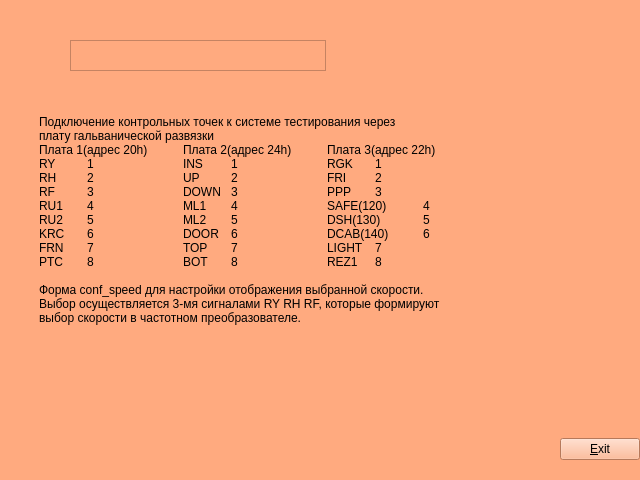
<?xml version="1.0" encoding="UTF-8"?>
<ui version="4.0">
 <class>Form_help</class>
 <widget class="QWidget" name="Form_help">
  <property name="geometry">
   <rect>
    <x>0</x>
    <y>0</y>
    <width>640</width>
    <height>480</height>
   </rect>
  </property>
  <property name="windowTitle">
   <string>Form</string>
  </property>
  <property name="styleSheet">
   <string notr="true">background:rgb(255, 170, 127)</string>
  </property>
  <widget class="QWidget" name="gridLayoutWidget">
   <property name="geometry">
    <rect>
     <x>-1</x>
     <y>419</y>
     <width>641</width>
     <height>61</height>
    </rect>
   </property>
   <layout class="QGridLayout" name="gridLayout">
    <item row="0" column="0">
     <spacer name="horizontalSpacer">
      <property name="orientation">
       <enum>Qt::Horizontal</enum>
      </property>
      <property name="sizeHint" stdset="0">
       <size>
        <width>40</width>
        <height>20</height>
       </size>
      </property>
     </spacer>
    </item>
    <item row="0" column="1">
     <widget class="QPushButton" name="pushButton_h_exit">
      <property name="text">
       <string>&amp;Exit</string>
      </property>
     </widget>
    </item>
   </layout>
  </widget>
  <widget class="QLabel" name="label_for_text">
   <property name="geometry">
    <rect>
     <x>19</x>
     <y>30</y>
     <width>601</width>
     <height>381</height>
    </rect>
   </property>
   <property name="styleSheet">
    <string notr="true">background:rgb(255, 170, 127)</string>
   </property>
   <property name="text">
    <string/>
   </property>
  </widget>
  <widget class="QLabel" name="label_h_info">
   <property name="geometry">
    <rect>
     <x>39</x>
     <y>70</y>
     <width>581</width>
     <height>341</height>
    </rect>
   </property>
   <property name="text">
    <string>Подключение контрольных точек к системе тестирования через
плату гальванической развязки
Плата 1(адрес 20h)	Плата 2(адрес 24h)	Плата 3(адрес 22h)
RY	1		INS	1		RGK	1
RH	2		UP	2		FRI	2
RF	3		DOWN	3		PPP	3
RU1	4		ML1	4		SAFE(120)	4
RU2	5		ML2	5		DSH(130)	5
KRC	6		DOOR	6		DCAB(140)	6
FRN	7		TOP	7		LIGHT	7
PTC	8		BOT	8		REZ1	8

Форма conf_speed для настройки отображения выбранной скорости. 
Выбор осуществляется 3-мя сигналами RY RH RF, которые формируют 
выбор скорости в частотном преобразователе.


</string>
   </property>
  </widget>
  <widget class="QListView" name="listView">
   <property name="geometry">
    <rect>
     <x>70</x>
     <y>40</y>
     <width>256</width>
     <height>31</height>
    </rect>
   </property>
  </widget>
 </widget>
 <resources/>
 <connections>
  <connection>
   <sender>pushButton_h_exit</sender>
   <signal>clicked()</signal>
   <receiver>Form_help</receiver>
   <slot>close()</slot>
   <hints>
    <hint type="sourcelabel">
     <x>596</x>
     <y>448</y>
    </hint>
    <hint type="destinationlabel">
     <x>319</x>
     <y>239</y>
    </hint>
   </hints>
  </connection>
 </connections>
</ui>
